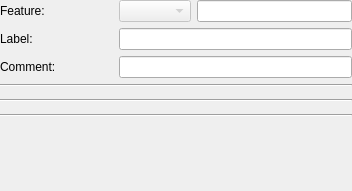
<?xml version="1.0" encoding="UTF-8"?>
<ui version="4.0">
 <class>ItemFeatureWidget</class>
 <widget class="QWidget" name="ItemFeatureWidget">
  <property name="geometry">
   <rect>
    <x>0</x>
    <y>0</y>
    <width>352</width>
    <height>191</height>
   </rect>
  </property>
  <property name="windowTitle">
   <string>ItemFeatureWidget</string>
  </property>
  <layout class="QGridLayout" name="gridLayout">
   <property name="sizeConstraint">
    <enum>QLayout::SetMinAndMaxSize</enum>
   </property>
   <property name="margin">
    <number>0</number>
   </property>
   <item row="5" column="0" colspan="3">
    <widget class="QFrame" name="pointToolGroup">
     <property name="font">
      <font>
       <pointsize>10</pointsize>
      </font>
     </property>
     <layout class="QGridLayout" name="pointToolLayout">
      <property name="sizeConstraint">
       <enum>QLayout::SetMinAndMaxSize</enum>
      </property>
      <property name="margin">
       <number>0</number>
      </property>
     </layout>
    </widget>
   </item>
   <item row="9" column="0" colspan="3">
    <widget class="QFrame" name="polygonToolGroup">
     <property name="font">
      <font>
       <pointsize>10</pointsize>
      </font>
     </property>
     <layout class="QGridLayout" name="polygonToolLayout">
      <property name="sizeConstraint">
       <enum>QLayout::SetMinAndMaxSize</enum>
      </property>
      <property name="margin">
       <number>0</number>
      </property>
     </layout>
    </widget>
   </item>
   <item row="6" column="0" colspan="3">
    <widget class="Line" name="line_2">
     <property name="orientation">
      <enum>Qt::Horizontal</enum>
     </property>
    </widget>
   </item>
   <item row="7" column="0" colspan="3">
    <widget class="QFrame" name="lineToolGroup">
     <property name="font">
      <font>
       <pointsize>10</pointsize>
      </font>
     </property>
     <layout class="QGridLayout" name="lineToolLayout">
      <property name="sizeConstraint">
       <enum>QLayout::SetMinAndMaxSize</enum>
      </property>
      <property name="margin">
       <number>0</number>
      </property>
     </layout>
    </widget>
   </item>
   <item row="12" column="0" colspan="3">
    <spacer name="verticalSpacer">
     <property name="orientation">
      <enum>Qt::Vertical</enum>
     </property>
     <property name="sizeHint" stdset="0">
      <size>
       <width>20</width>
       <height>40</height>
      </size>
     </property>
    </spacer>
   </item>
   <item row="3" column="0">
    <widget class="QLabel" name="commentLabel">
     <property name="text">
      <string>Comment:</string>
     </property>
     <property name="buddy">
      <cstring>commentEdit</cstring>
     </property>
    </widget>
   </item>
   <item row="1" column="0">
    <widget class="QLabel" name="featureLabel">
     <property name="text">
      <string>Feature:</string>
     </property>
     <property name="buddy">
      <cstring>classCombo</cstring>
     </property>
    </widget>
   </item>
   <item row="4" column="0" colspan="3">
    <widget class="Line" name="line">
     <property name="orientation">
      <enum>Qt::Horizontal</enum>
     </property>
    </widget>
   </item>
   <item row="3" column="1" colspan="2">
    <widget class="QLineEdit" name="commentEdit"/>
   </item>
   <item row="1" column="1" colspan="2">
    <layout class="QHBoxLayout" name="horizontalLayout_2">
     <item>
      <widget class="QComboBox" name="classCombo">
       <property name="enabled">
        <bool>false</bool>
       </property>
      </widget>
     </item>
     <item>
      <widget class="QLineEdit" name="idEdit"/>
     </item>
    </layout>
   </item>
   <item row="2" column="0">
    <widget class="QLabel" name="labelLabel">
     <property name="text">
      <string>Label:</string>
     </property>
    </widget>
   </item>
   <item row="2" column="1" colspan="2">
    <widget class="QLineEdit" name="labelEdit"/>
   </item>
   <item row="8" column="0" colspan="3">
    <widget class="Line" name="line_3">
     <property name="orientation">
      <enum>Qt::Horizontal</enum>
     </property>
    </widget>
   </item>
  </layout>
 </widget>
 <tabstops>
  <tabstop>classCombo</tabstop>
  <tabstop>commentEdit</tabstop>
 </tabstops>
 <resources/>
 <connections/>
</ui>
